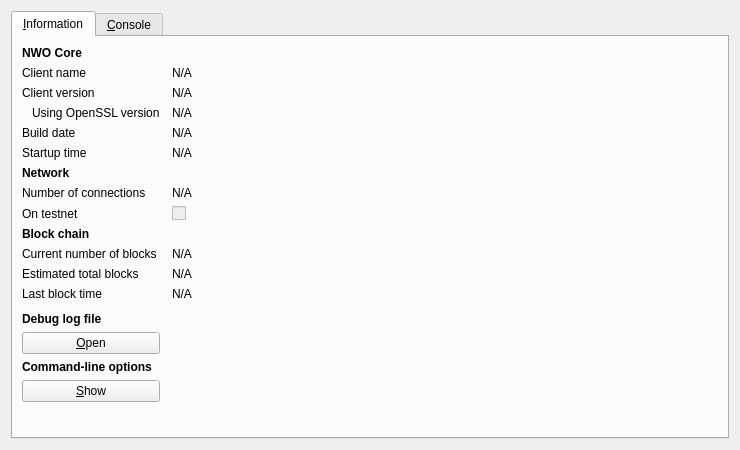
<?xml version="1.0" encoding="UTF-8"?>
<ui version="4.0">
 <class>RPCConsole</class>
 <widget class="QDialog" name="RPCConsole">
  <property name="geometry">
   <rect>
    <x>0</x>
    <y>0</y>
    <width>740</width>
    <height>450</height>
   </rect>
  </property>
  <property name="windowTitle">
   <string>NWO - Debug window</string>
  </property>
  <layout class="QVBoxLayout" name="verticalLayout_2">
   <item>
    <widget class="QTabWidget" name="tabWidget">
     <property name="currentIndex">
      <number>0</number>
     </property>
     <widget class="QWidget" name="tab_info">
      <attribute name="title">
       <string>&amp;Information</string>
      </attribute>
      <layout class="QGridLayout" name="gridLayout" columnstretch="0,1">
       <property name="horizontalSpacing">
        <number>12</number>
       </property>
       <item row="0" column="0">
        <widget class="QLabel" name="label_9">
         <property name="font">
          <font>
           <weight>75</weight>
           <bold>true</bold>
          </font>
         </property>
         <property name="text">
          <string>NWO Core</string>
         </property>
        </widget>
       </item>
       <item row="1" column="0">
        <widget class="QLabel" name="label_5">
         <property name="text">
          <string>Client name</string>
         </property>
        </widget>
       </item>
       <item row="1" column="1">
        <widget class="QLabel" name="clientName">
         <property name="cursor">
          <cursorShape>IBeamCursor</cursorShape>
         </property>
         <property name="text">
          <string>N/A</string>
         </property>
         <property name="textFormat">
          <enum>Qt::PlainText</enum>
         </property>
         <property name="textInteractionFlags">
          <set>Qt::LinksAccessibleByMouse|Qt::TextSelectableByKeyboard|Qt::TextSelectableByMouse</set>
         </property>
        </widget>
       </item>
       <item row="2" column="0">
        <widget class="QLabel" name="label_6">
         <property name="text">
          <string>Client version</string>
         </property>
        </widget>
       </item>
       <item row="2" column="1">
        <widget class="QLabel" name="clientVersion">
         <property name="cursor">
          <cursorShape>IBeamCursor</cursorShape>
         </property>
         <property name="text">
          <string>N/A</string>
         </property>
         <property name="textFormat">
          <enum>Qt::PlainText</enum>
         </property>
         <property name="textInteractionFlags">
          <set>Qt::LinksAccessibleByMouse|Qt::TextSelectableByKeyboard|Qt::TextSelectableByMouse</set>
         </property>
        </widget>
       </item>
       <item row="3" column="0">
        <widget class="QLabel" name="label_14">
         <property name="text">
          <string>Using OpenSSL version</string>
         </property>
         <property name="indent">
          <number>10</number>
         </property>
        </widget>
       </item>
       <item row="3" column="1">
        <widget class="QLabel" name="openSSLVersion">
         <property name="cursor">
          <cursorShape>IBeamCursor</cursorShape>
         </property>
         <property name="text">
          <string>N/A</string>
         </property>
         <property name="textFormat">
          <enum>Qt::PlainText</enum>
         </property>
         <property name="textInteractionFlags">
          <set>Qt::LinksAccessibleByMouse|Qt::TextSelectableByKeyboard|Qt::TextSelectableByMouse</set>
         </property>
        </widget>
       </item>
       <item row="4" column="0">
        <widget class="QLabel" name="label_12">
         <property name="text">
          <string>Build date</string>
         </property>
        </widget>
       </item>
       <item row="4" column="1">
        <widget class="QLabel" name="buildDate">
         <property name="cursor">
          <cursorShape>IBeamCursor</cursorShape>
         </property>
         <property name="text">
          <string>N/A</string>
         </property>
         <property name="textFormat">
          <enum>Qt::PlainText</enum>
         </property>
         <property name="textInteractionFlags">
          <set>Qt::LinksAccessibleByMouse|Qt::TextSelectableByKeyboard|Qt::TextSelectableByMouse</set>
         </property>
        </widget>
       </item>
       <item row="5" column="0">
        <widget class="QLabel" name="label_13">
         <property name="text">
          <string>Startup time</string>
         </property>
        </widget>
       </item>
       <item row="5" column="1">
        <widget class="QLabel" name="startupTime">
         <property name="cursor">
          <cursorShape>IBeamCursor</cursorShape>
         </property>
         <property name="text">
          <string>N/A</string>
         </property>
         <property name="textFormat">
          <enum>Qt::PlainText</enum>
         </property>
         <property name="textInteractionFlags">
          <set>Qt::LinksAccessibleByMouse|Qt::TextSelectableByKeyboard|Qt::TextSelectableByMouse</set>
         </property>
        </widget>
       </item>
       <item row="6" column="0">
        <widget class="QLabel" name="label_11">
         <property name="font">
          <font>
           <weight>75</weight>
           <bold>true</bold>
          </font>
         </property>
         <property name="text">
          <string>Network</string>
         </property>
        </widget>
       </item>
       <item row="7" column="0">
        <widget class="QLabel" name="label_7">
         <property name="text">
          <string>Number of connections</string>
         </property>
        </widget>
       </item>
       <item row="7" column="1">
        <widget class="QLabel" name="numberOfConnections">
         <property name="cursor">
          <cursorShape>IBeamCursor</cursorShape>
         </property>
         <property name="text">
          <string>N/A</string>
         </property>
         <property name="textFormat">
          <enum>Qt::PlainText</enum>
         </property>
         <property name="textInteractionFlags">
          <set>Qt::LinksAccessibleByMouse|Qt::TextSelectableByKeyboard|Qt::TextSelectableByMouse</set>
         </property>
        </widget>
       </item>
       <item row="8" column="0">
        <widget class="QLabel" name="label_8">
         <property name="text">
          <string>On testnet</string>
         </property>
        </widget>
       </item>
       <item row="8" column="1">
        <widget class="QCheckBox" name="isTestNet">
         <property name="enabled">
          <bool>false</bool>
         </property>
         <property name="text">
          <string/>
         </property>
        </widget>
       </item>
       <item row="9" column="0">
        <widget class="QLabel" name="label_10">
         <property name="font">
          <font>
           <weight>75</weight>
           <bold>true</bold>
          </font>
         </property>
         <property name="text">
          <string>Block chain</string>
         </property>
        </widget>
       </item>
       <item row="10" column="0">
        <widget class="QLabel" name="label_3">
         <property name="text">
          <string>Current number of blocks</string>
         </property>
        </widget>
       </item>
       <item row="10" column="1">
        <widget class="QLabel" name="numberOfBlocks">
         <property name="cursor">
          <cursorShape>IBeamCursor</cursorShape>
         </property>
         <property name="text">
          <string>N/A</string>
         </property>
         <property name="textFormat">
          <enum>Qt::PlainText</enum>
         </property>
         <property name="textInteractionFlags">
          <set>Qt::LinksAccessibleByMouse|Qt::TextSelectableByKeyboard|Qt::TextSelectableByMouse</set>
         </property>
        </widget>
       </item>
       <item row="11" column="0">
        <widget class="QLabel" name="label_4">
         <property name="text">
          <string>Estimated total blocks</string>
         </property>
        </widget>
       </item>
       <item row="11" column="1">
        <widget class="QLabel" name="totalBlocks">
         <property name="cursor">
          <cursorShape>IBeamCursor</cursorShape>
         </property>
         <property name="text">
          <string>N/A</string>
         </property>
         <property name="textFormat">
          <enum>Qt::PlainText</enum>
         </property>
         <property name="textInteractionFlags">
          <set>Qt::LinksAccessibleByMouse|Qt::TextSelectableByKeyboard|Qt::TextSelectableByMouse</set>
         </property>
        </widget>
       </item>
       <item row="12" column="0">
        <widget class="QLabel" name="label_2">
         <property name="text">
          <string>Last block time</string>
         </property>
        </widget>
       </item>
       <item row="12" column="1">
        <widget class="QLabel" name="lastBlockTime">
         <property name="cursor">
          <cursorShape>IBeamCursor</cursorShape>
         </property>
         <property name="text">
          <string>N/A</string>
         </property>
         <property name="textFormat">
          <enum>Qt::PlainText</enum>
         </property>
         <property name="textInteractionFlags">
          <set>Qt::LinksAccessibleByMouse|Qt::TextSelectableByKeyboard|Qt::TextSelectableByMouse</set>
         </property>
        </widget>
       </item>
       <item row="13" column="0">
        <spacer name="verticalSpacer_2">
         <property name="orientation">
          <enum>Qt::Vertical</enum>
         </property>
         <property name="sizeHint" stdset="0">
          <size>
           <width>20</width>
           <height>20</height>
          </size>
         </property>
        </spacer>
       </item>
       <item row="14" column="0">
        <widget class="QLabel" name="labelDebugLogfile">
         <property name="font">
          <font>
           <weight>75</weight>
           <bold>true</bold>
          </font>
         </property>
         <property name="text">
          <string>Debug log file</string>
         </property>
        </widget>
       </item>
       <item row="15" column="0">
        <widget class="QPushButton" name="openDebugLogfileButton">
         <property name="toolTip">
          <string>Open the NWO debug log file from the current data directory. This can take a few seconds for large log files.</string>
         </property>
         <property name="text">
          <string>&amp;Open</string>
         </property>
         <property name="autoDefault">
          <bool>false</bool>
         </property>
        </widget>
       </item>
       <item row="16" column="0">
        <widget class="QLabel" name="labelCLOptions">
         <property name="font">
          <font>
           <weight>75</weight>
           <bold>true</bold>
          </font>
         </property>
         <property name="text">
          <string>Command-line options</string>
         </property>
        </widget>
       </item>
       <item row="17" column="0">
        <widget class="QPushButton" name="showCLOptionsButton">
         <property name="toolTip">
          <string>Show the NWO-Qt help message to get a list with possible NWO command-line options.</string>
         </property>
         <property name="text">
          <string>&amp;Show</string>
         </property>
         <property name="autoDefault">
          <bool>false</bool>
         </property>
        </widget>
       </item>
       <item row="18" column="0">
        <spacer name="verticalSpacer">
         <property name="orientation">
          <enum>Qt::Vertical</enum>
         </property>
         <property name="sizeHint" stdset="0">
          <size>
           <width>20</width>
           <height>40</height>
          </size>
         </property>
        </spacer>
       </item>
      </layout>
     </widget>
     <widget class="QWidget" name="tab_console">
      <attribute name="title">
       <string>&amp;Console</string>
      </attribute>
      <layout class="QVBoxLayout" name="verticalLayout_3">
       <property name="spacing">
        <number>3</number>
       </property>
       <item>
        <widget class="QTextEdit" name="messagesWidget">
         <property name="minimumSize">
          <size>
           <width>0</width>
           <height>100</height>
          </size>
         </property>
         <property name="readOnly">
          <bool>true</bool>
         </property>
         <property name="tabKeyNavigation" stdset="0">
          <bool>false</bool>
         </property>
         <property name="columnCount" stdset="0">
          <number>2</number>
         </property>
        </widget>
       </item>
       <item>
        <layout class="QHBoxLayout" name="horizontalLayout">
         <property name="spacing">
          <number>3</number>
         </property>
         <item>
          <widget class="QLabel" name="label">
           <property name="text">
            <string notr="true">&gt;</string>
           </property>
          </widget>
         </item>
         <item>
          <widget class="QLineEdit" name="lineEdit"/>
         </item>
         <item>
          <widget class="QPushButton" name="clearButton">
           <property name="maximumSize">
            <size>
             <width>24</width>
             <height>24</height>
            </size>
           </property>
           <property name="toolTip">
            <string>Clear console</string>
           </property>
           <property name="text">
            <string/>
           </property>
           <property name="icon">
            <iconset resource="../bitcoin.qrc">
             <normaloff>:/icons/remove</normaloff>:/icons/remove</iconset>
           </property>
           <property name="shortcut">
            <string notr="true">Ctrl+L</string>
           </property>
           <property name="autoDefault">
            <bool>false</bool>
           </property>
          </widget>
         </item>
        </layout>
       </item>
      </layout>
     </widget>
    </widget>
   </item>
  </layout>
 </widget>
 <resources>
  <include location="../bitcoin.qrc"/>
 </resources>
 <connections/>
</ui>
